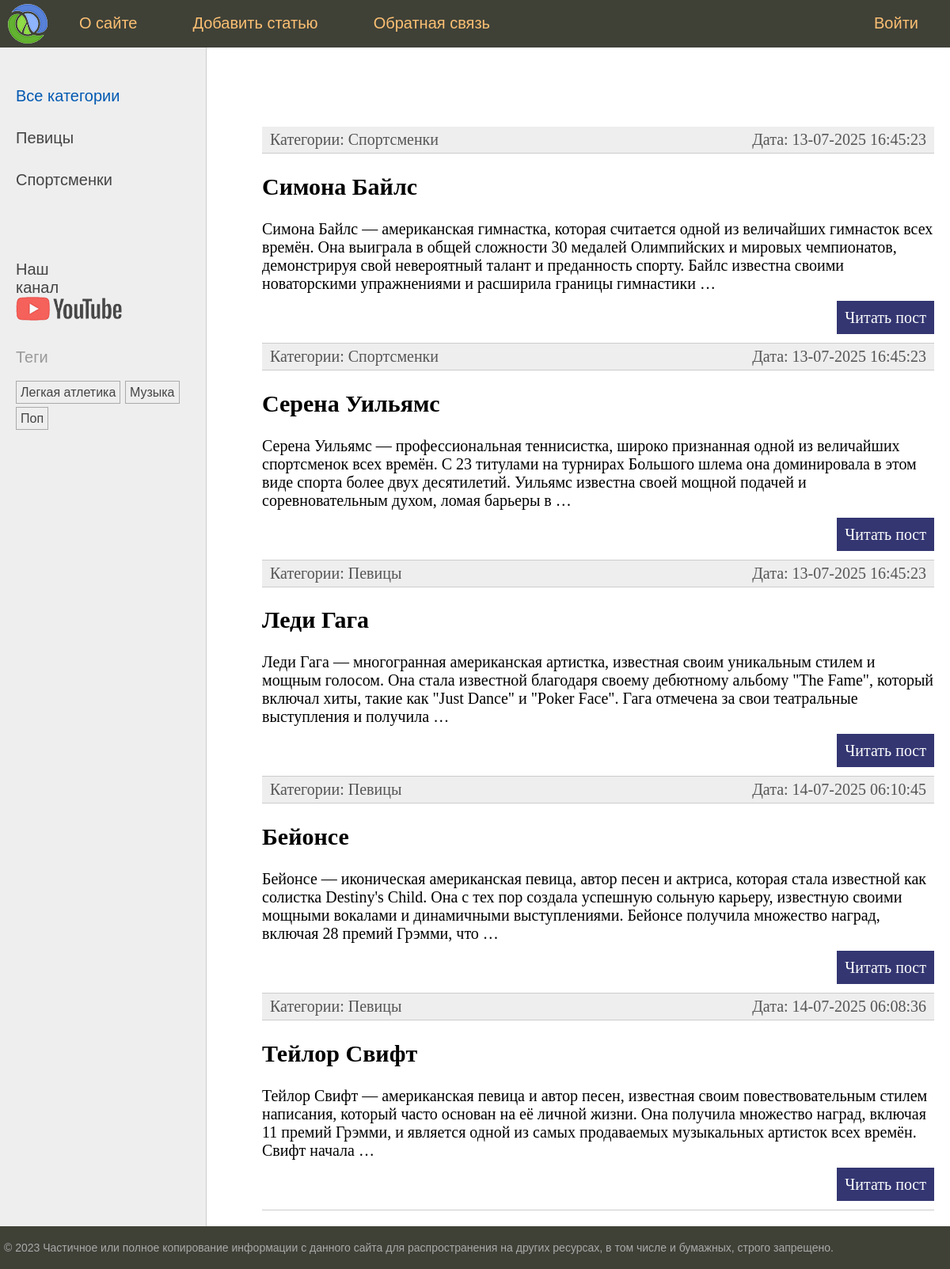
Before: / with the older database file.
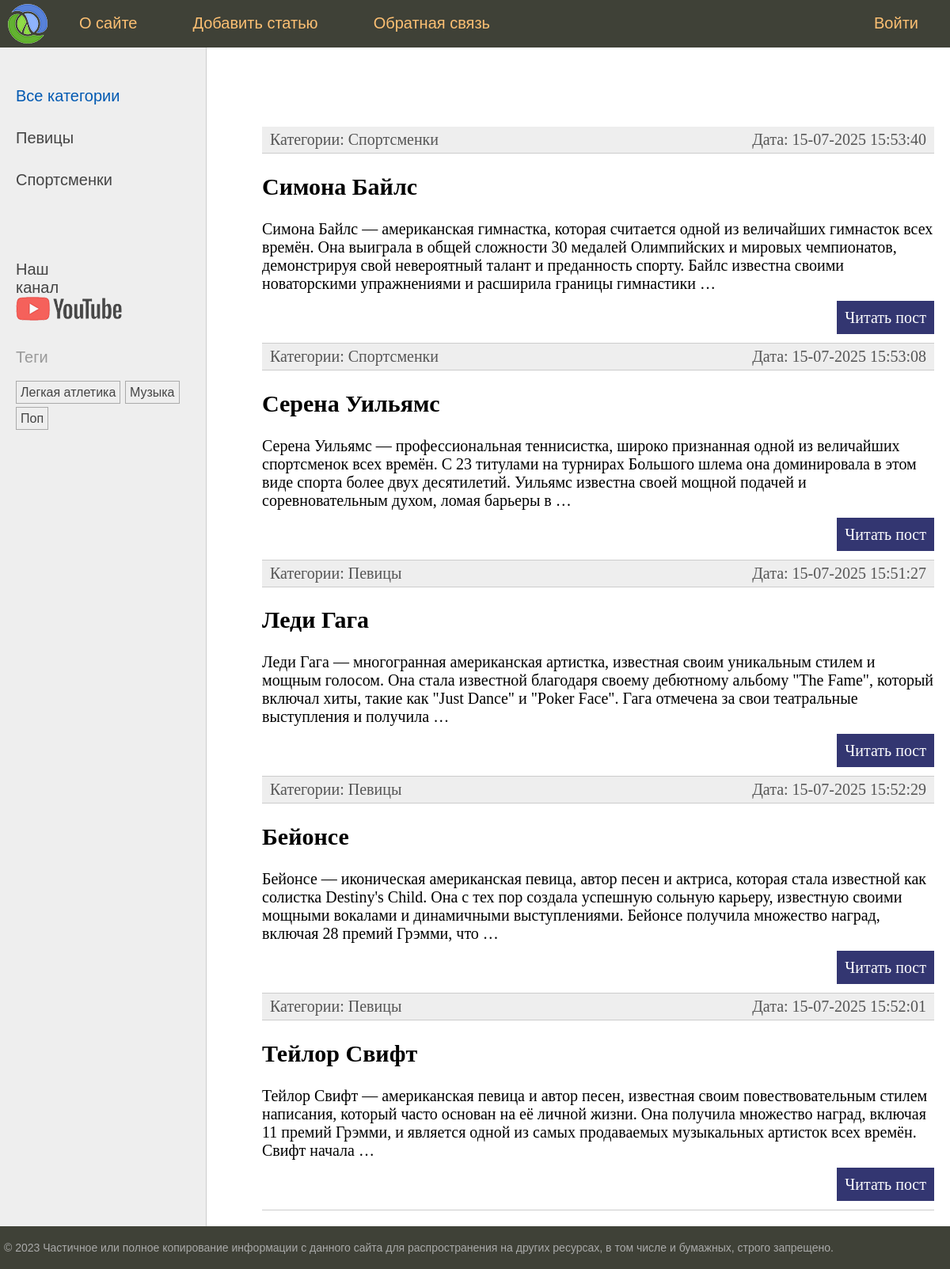
After: the same page with the newer database file.
### women/models.py (models this page shows, shortened)
class Category(models.Model):
    name = models.CharField(max_length=100, db_index=True, verbose_name='Категория')
    slug = models.SlugField(max_length=255, unique=True, db_index=True, verbose_name='Slug')
    class Meta:
        verbose_name = 'Категория'
        verbose_name_plural = 'Категории'
    def get_absolute_url(self):
        return reverse("category", kwargs={"cat_slug": self.slug})

class TagPost(models.Model):
    tag = models.CharField(max_length=100, db_index=True)
    slug = models.SlugField(max_length=255, unique=True, db_index=True)
    def get_absolute_url(self):
        return reverse('tag', kwargs={'tag_slug': self.slug})

class Women(models.Model):
    class Status(models.IntegerChoices):
        DRAFT = (0, 'Черновик',)
        PUBLISHED = (1, 'Опубликована',)
    title = models.CharField(max_length=255, verbose_name='Заголовок')
    slug = models.SlugField(max_length=255, unique=True, db_index=True, verbose_name='Slug')
    content = models.TextField(blank=True, verbose_name='Текст статьи')
    time_create = models.DateTimeField(auto_now_add=True, verbose_name='Время создания')
    time_update = models.DateTimeField(auto_now=True, verbose_name='Время обновления')
    is_published = models.BooleanField(choices=tuple(map(lambda x: (bool(x[0]), x[1]), Status.choices)),
                                                     default=Status.PUBLISHED, verbose_name='Статус')
    cat = models.ForeignKey('Category',
                            on_delete=models.PROTECT,
                            related_name='posts',
                            verbose_name='Категория')
    tags = models.ManyToManyField('TagPost', blank=True, related_name='tags', verbose_name='Теги')
    husband = models.OneToOneField(to='Husband',
                                   on_delete=models.SET_NULL,
                                   null=True,
                                   blank=True,
                                   related_name='wom',
                                   verbose_name='Муж')
    objects = models.Manager()
    published = PublishedManager()
    class Meta:
        verbose_name = 'Известные женщины'
        verbose_name_plural = 'Известные женщины'
        ordering = ['-time_create']
        indexes = [
            models.Index(fields=['-time_create'])
        ]
    def get_absolute_url(self):
        return reverse("post", kwargs={"post_slug": self.slug,})

### women/views.py (the view)
# urls.py: path('', views.index, name='home'),
def index(request: HttpRequest) -> HttpResponse:
    posts = Women.published.all().select_related('cat')
    data = {
            'title': 'Главная страница',
            'menu': menu,
            'posts': posts,
            'cat_selected': 0,
    }
    return render(request, 'women/index.html', context=data)

### women/models.py (called while the page is built)
    def get_queryset(self):
        return super().get_queryset().filter(is_published=Women.Status.PUBLISHED)

### women/templatetags/women_tags.py (called while the page is built)
@register.inclusion_tag('women/list_categories.html')
def show_categories(cat_selected=0):
    cats = Category.objects.annotate(total=Count('posts')).filter(total__gt=0)
    return {'cats': cats, "cat_selected": cat_selected}

@register.inclusion_tag('women/list_tags.html')
def show_all_tags(cat_selected=0):
    tags = TagPost.objects.annotate(total=Count('tags')).filter(total__gt=0)
    return {'tags': tags}

### women/templates/women/index.html (shortened to what this page needs)
{% extends 'base.html' %}
{% block content %}
<ul class="list-articles">
  {% for p in posts %}
  <li><div class="article-panel">
    <p class="first">Категории: {{ p.cat.name }}</p>
    <p class="last">Дата: {{ p.time_update|date:"d-m-Y H:i:s" }}</p>
  </div></li>
  <li>
    <h2>{{p.title}}</h2>
	{% autoescape off %}
	{{p.content|linebreaks|truncatewords:40}}
	{% endautoescape %}
    <p class="link-read-post">
      <a href="{{ p.get_absolute_url }}">Читать пост</a>
    </p>
  </li>
  {% endfor %}
</ul>
{% endblock %}

### templates/base.html (shortened to what this page needs)
{% load static %}
{% load women_tags %}
<!DOCTYPE html>
<html>
  <head>
    <link
      type="text/css"
      href="{% static 'women/css/styles.css' %}"
      rel="stylesheet"
    />
  </head>
  <body>
    <table class="table-page" border="0" cellpadding="0" cellspacing="0">
      <tr>
        <td valign="top">
          {% block  mainmenu %}
          <div class="header">
            <ul id="mainmenu" class="mainmenu">
              <li class="logo">
                <a href="{% url 'home' %}"><div class="logo"></div></a>
              </li>
              {% for m in menu %} {% if not forloop.last %}
              <li>{% else %}</li>
              <li class="last">
                {% endif %} <a href="{% url m.urlpath %}">{{m.title}}</a>
              </li>
              {% endfor %}
            </ul>
          </div>
          {% endblock mainmenu %}
          <table
            class="table-content"
            border="0"
            cellpadding="0"
            cellspacing="0"
          >
            <tr>
              <td valign="top" class="left-chapters">
                <ul id="leftchapters">
                  {% if cat_selected == 0 %}
                  <li class="selected">Все категории</li>
                  {% else %}
                  <li><a href="{% url 'home' %}">Все категории</a></li>
                  {% endif %}
                  {% show_categories cat_selected%}
                  <li class="share">
                    <p>Наш канал</p>
                    <a
                      class="share-yt"
                      href="https://www.youtube.com/channel/UClJzWfGWuGJL2t-3dYKcHTA/playlists"
                      target="_blank"
                      rel="nofollow"
                    ></a>
                  </li>
                  <li>{% show_all_tags %}</li>
                </ul>
              </td>
              <td valign="top" class="content">
                <div class="content-text">
                  {% block content %} {% endblock %}
                </div>
              </td>
            </tr>
          </table>
        </td>
      </tr>
      <tr>
        <td valign="top">
          <div id="footer">
            <p>
              &copy; 2023 Частичное или полное копирование информации с данного
              сайта для распространения на других ресурсах, в том числе и
              бумажных, строго запрещено.
            </p>
          </div>
        </td>
      </tr>
    </table>
  </body>
</html>

### women/templates/women/list_categories.html
{% for cat in cats   %}
{% if cat.id == cat_selected %}
<li class="selected">{{ cat.name }}</li>
{% else %}
<li><a href="{{ cat.get_absolute_url }}">{{  cat.name }}</li>
{% endif %}
{% endfor %}

### women/templates/women/list_tags.html (shortened to what this page needs)
{% if tags %}
    <p>Теги</p>
    <ul class="tags-list">
        {% for t in tags %}
        <li><a href="{{ t.get_absolute_url }}">{{ t.tag }}</a></li>
        {% endfor %}
    </ul>
{% endif %}

### women/static/women/css/styles.css (style rules this page uses)
html, body { font-family: 'Arial'; margin: 0; padding: 0; height: 100%; width: 100%; color: #444; }
a { color: #0059b2; text-decoration: none; }
p.link-read-post { text-align: right; }
p.link-read-post a { padding: 10px; min-width: 100px; background: #333671; color: #fff; text-decoration: none; }
div.article-panel { background: #eee; padding: 5px 10px 5px 10px; box-sizing: border-box; overflow: hidden; color: #555; }
div.article-panel p.first { margin: 0; float: left; }
div.article-panel p.last { margin: 0; float: right; }
ul.list-articles { list-style: none; margin: 0; padding: 0; }
ul.list-articles li { border-bottom: 1px solid #ccc; }
.table-page { width: 100%; height: 100%; vertical-align: top; }
.table-page tr { height: 100%; }
.header { background: #3F4137; height: 60px; }
.logo { background: url('../images/logo.png') no-repeat 10px 5px; width: 70px; height: 60px; }
ul.mainmenu { list-style: none; margin: 0; padding: 0; height: 60px; color: #fdc073; font-size: 20px; overflow: hidden; }
ul.mainmenu li { float: left; margin: 18px 40px 0 30px; }
ul.mainmenu li.logo { margin: 0; }
ul.mainmenu li.last { float: right; }
ul.mainmenu li a { color: #fdc073; text-decoration: none; }
.table-content { width: 100%; min-height: 100%; height: 100%; }
.left-chapters { margin: 0; background: #eee; border-right: 1px solid #ccc; }
.left-chapters ul { width: 230px; margin: 0; padding: 20px 10px 10px 20px; list-style: none; font-size: 20px; }
.left-chapters ul li { margin: 30px 0 0 0; color: #999; }
.left-chapters ul li.selected { color: #0059b2; }
.left-chapters ul li a { color: #444; text-decoration: none; }
.left-chapters ul li.share { margin: 60px 0 0 0; }
.left-chapters ul li.share p { margin: 30px 0 30px 0; }
.left-chapters ul li.share a { display: inline-block; width: 40px; height: 40px; margin: 0 20px 0 0; }
.left-chapters ul li.share a.share-yt { width: 100%; height: 30px; background: url('../images/share_yt.png') no-repeat 0 0 }
ul.tags-list { width: 100%; margin: 0; padding: 0; list-style: none; }
ul.tags-list li { margin: 0; padding: 0 0 10px; display: inline-block; }
ul.tags-list li a { padding: 5px; font-size: 16px; border: 1px solid #aaa; }
.content { padding: 40px 20px 20px 40px; width: 100%; box-sizing: border-box; }
.content-text { margin: 60px 0 0 30px; color: #000; font-size: 20px; font-family: Yandex Sans Display Light; }
#footer { box-sizing: border-box; background: #3F4137; padding: 5px; color: #aaa; font-size: 14px; font-family: Verdana, Geneva, Arial, Helvetica; text-align: left; overflow: hidden; }

Changed rows visible on the page:
changed Women "Симона Байлс": time_update "13-07-2025 16:45:23" → "15-07-2025 15:53:40"
changed Women "Серена Уильямс": time_update "13-07-2025 16:45:23" → "15-07-2025 15:53:08"
changed Women "Леди Гага": time_update "13-07-2025 16:45:23" → "15-07-2025 15:51:27"
changed Women "Бейонсе": time_update "14-07-2025 06:10:45" → "15-07-2025 15:52:29"
changed Women "Тейлор Свифт": time_update "14-07-2025 06:08:36" → "15-07-2025 15:52:01"
